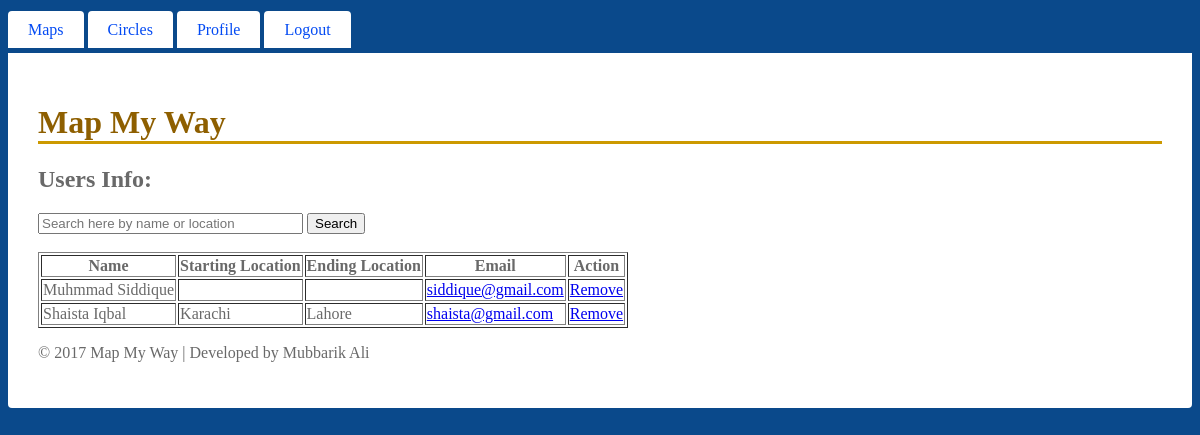
The app's page /code/users.php (signed in) with its own data.
### tables this page shows
CREATE TABLE IF NOT EXISTS `users` (
  `username` char(30) NOT NULL,
  `password` char(30) NOT NULL,
  `firstName` char(30) NOT NULL,
  `lastName` char(30) NOT NULL,
  `email` char(30) NOT NULL,
  `cellNo` int(30) NOT NULL,
  `driver` char(10) NOT NULL,
  `licenseNo` char(30) NOT NULL,
  `cnicNo` char(30) NOT NULL,
  `address` char(50) NOT NULL,
  `dateOfBirth` date NOT NULL,
  `gender` char(10) NOT NULL,
  `privacy` char(10) NOT NULL,
  `startLocation` char(200) NOT NULL,
  `endLocation` char(200) NOT NULL,
  `startDate` char(200) NOT NULL,
  `endDate` char(200) NOT NULL,
  `travelFrequency` char(50) NOT NULL,
  `vehicleType` char(50) NOT NULL,
  `fuelSystem` char(50) NOT NULL,
  `empId` char(50) NOT NULL,
  PRIMARY KEY (`username`)
);

### code/users.php (the view, shortened to what this page needs)
 <!DOCTYPE html>
<html>
<head>
<link href="Site.css" rel="stylesheet">
<link href="*" rel="stylesheet" type="text/css">
</head>
<body>
<?php if ($_SESSION['user']>1000 && $_SESSION['user']<2000){include "adminHeader.php";}else{include "header.php";} ?>
<div id="main">
<h1>Map My Way</h1>
<h2>Users Info:<br></h2>
<form  action="searchedUsers.php" method="post">
<input name="search" type="text" placeholder="Search here by name or location" size="30">
<button type="submit">Search</button>
</form>
<br>
<?php
include("config.php");
$con=mysqli_connect($server,$db_user,$db_pass,$database);
$result = mysqli_query($con,"SELECT * FROM users");
echo "<table border='1'>
<tr>
<th>Name</th>
<th>Starting Location</th>
<th>Ending Location</th>
<th>Email</th>
<th>Action</th>
</tr>";
while($row = mysqli_fetch_array($result)) {
	if($row['username']!=$_SESSION['user']){
	echo "<tr>";
	echo "<td>" . $row['firstName'] ." " . $row['lastName'] .  "</td>";
	echo "<td>" . $row['startLocation'] ."</td>";
	echo "<td>" . $row['endLocation'] .  "</td>";
	$mail = $row['email'];
	echo "<td>" . "<a href='mailto:$mail' target='_top'>
	$mail</a>" . "</td>";
	$uid=$row['username'];
	echo "<td>" . "<a href='deleteUser.php?id=$uid'>
	Remove</a>";
	echo "</tr>";
	}
}
echo "</table>";
?>
<?php include "Footer.php"; ?>
</div>
</body>
</html>

### code/Site.css (style rules this page uses)
body { font: "Trebuchet MS", Verdana, sans-serif; background-color: #0A498B; color: #696969; }
#main { padding: 30px; background-color: #ffffff; border-radius: 0 0 4px 4px; }
h1 { font: Georgia, serif; border-bottom: 3px solid #cc9900; color: #8E5F00; }

### records on screen
users: firstName "Muhmmad", lastName "Siddique", email "siddique@gmail.com"
users: firstName "Shaista", lastName "Iqbal", startLocation "Karachi", endLocation "Lahore", email "shaista@gmail.com"
